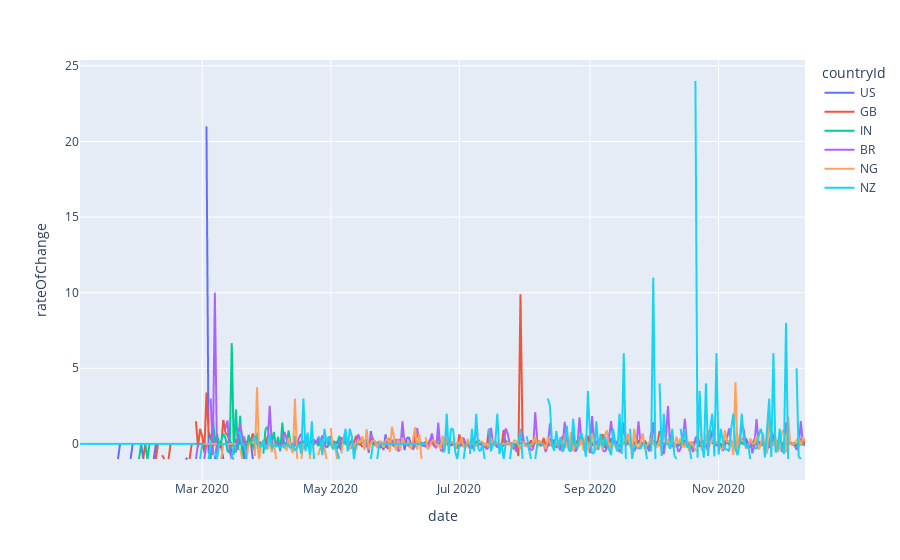

Notebook cell for this chart:
### Code cell
fig = px.line(df, y='rateOfChange', color='countryId')

fig.show()

### Figure 1 — Plotly figure (JSON) as saved in the notebook; plotly's stock layout.template omitted (floating-point values rounded to 4 significant figures; data arrays with more than 128 entries replaced by an {"elided": "..."} marker saying what was removed)
{"data": [{"hovertemplate": "countryId=US<br>date=%{x}<br>rateOfChange=%{y}<extra></extra>", "legendgroup": "US", "line": {"color": "#636efa", "dash": "solid"}, "mode": "lines", "name": "US", "showlegend": true, "type": "scattergl", "x": {"elided": "345 str values"}, "xaxis": "x", "y": {"elided": "345 float values"}, "yaxis": "y"}, {"hovertemplate": "countryId=GB<br>date=%{x}<br>rateOfChange=%{y}<extra></extra>", "legendgroup": "GB", "line": {"color": "#EF553B", "dash": "solid"}, "mode": "lines", "name": "GB", "showlegend": true, "type": "scattergl", "x": {"elided": "345 str values"}, "xaxis": "x", "y": {"elided": "345 float values"}, "yaxis": "y"}, {"hovertemplate": "countryId=IN<br>date=%{x}<br>rateOfChange=%{y}<extra></extra>", "legendgroup": "IN", "line": {"color": "#00cc96", "dash": "solid"}, "mode": "lines", "name": "IN", "showlegend": true, "type": "scattergl", "x": {"elided": "345 str values"}, "xaxis": "x", "y": {"elided": "345 float values"}, "yaxis": "y"}, {"hovertemplate": "countryId=BR<br>date=%{x}<br>rateOfChange=%{y}<extra></extra>", "legendgroup": "BR", "line": {"color": "#ab63fa", "dash": "solid"}, "mode": "lines", "name": "BR", "showlegend": true, "type": "scattergl", "x": {"elided": "345 str values"}, "xaxis": "x", "y": {"elided": "345 float values"}, "yaxis": "y"}, {"hovertemplate": "countryId=NG<br>date=%{x}<br>rateOfChange=%{y}<extra></extra>", "legendgroup": "NG", "line": {"color": "#FFA15A", "dash": "solid"}, "mode": "lines", "name": "NG", "showlegend": true, "type": "scattergl", "x": {"elided": "345 str values"}, "xaxis": "x", "y": {"elided": "345 float values"}, "yaxis": "y"}, {"hovertemplate": "countryId=NZ<br>date=%{x}<br>rateOfChange=%{y}<extra></extra>", "legendgroup": "NZ", "line": {"color": "#19d3f3", "dash": "solid"}, "mode": "lines", "name": "NZ", "showlegend": true, "type": "scattergl", "x": {"elided": "345 str values"}, "xaxis": "x", "y": {"elided": "345 float values"}, "yaxis": "y"}], "layout": {"legend": {"title": {"text": "countryId"}, "tracegroupgap": 0}, "margin": {"t": 60}, "xaxis": {"anchor": "y", "domain": [0, 1], "title": {"text": "date"}}, "yaxis": {"anchor": "x", "domain": [0, 1], "title": {"text": "rateOfChange"}}}}
